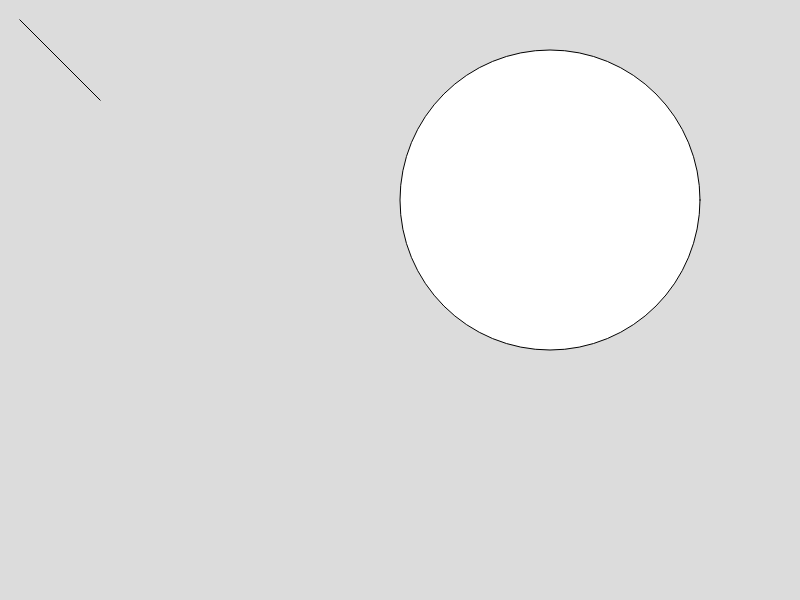
Frame 1 (no input)
Frame 60 (no input): identical to frame 1, image omitted
Frame 120 (the mouse pressed at the canvas centre since frame 60): identical to frame 1, image omitted

The p5.js sketch that drew this single still picture (run headless with seeded random() and noise() and a simulated clock; from frame 60 on, the mouse is pressed at the canvas centre):

// p5.js sketch
// ── sketch.js
function setup() {
    createCanvas(800, 600);
}

function draw() {
    background(220);
    circle(550,200,300);
    triangle(20,20,30,30,100,100);
}
